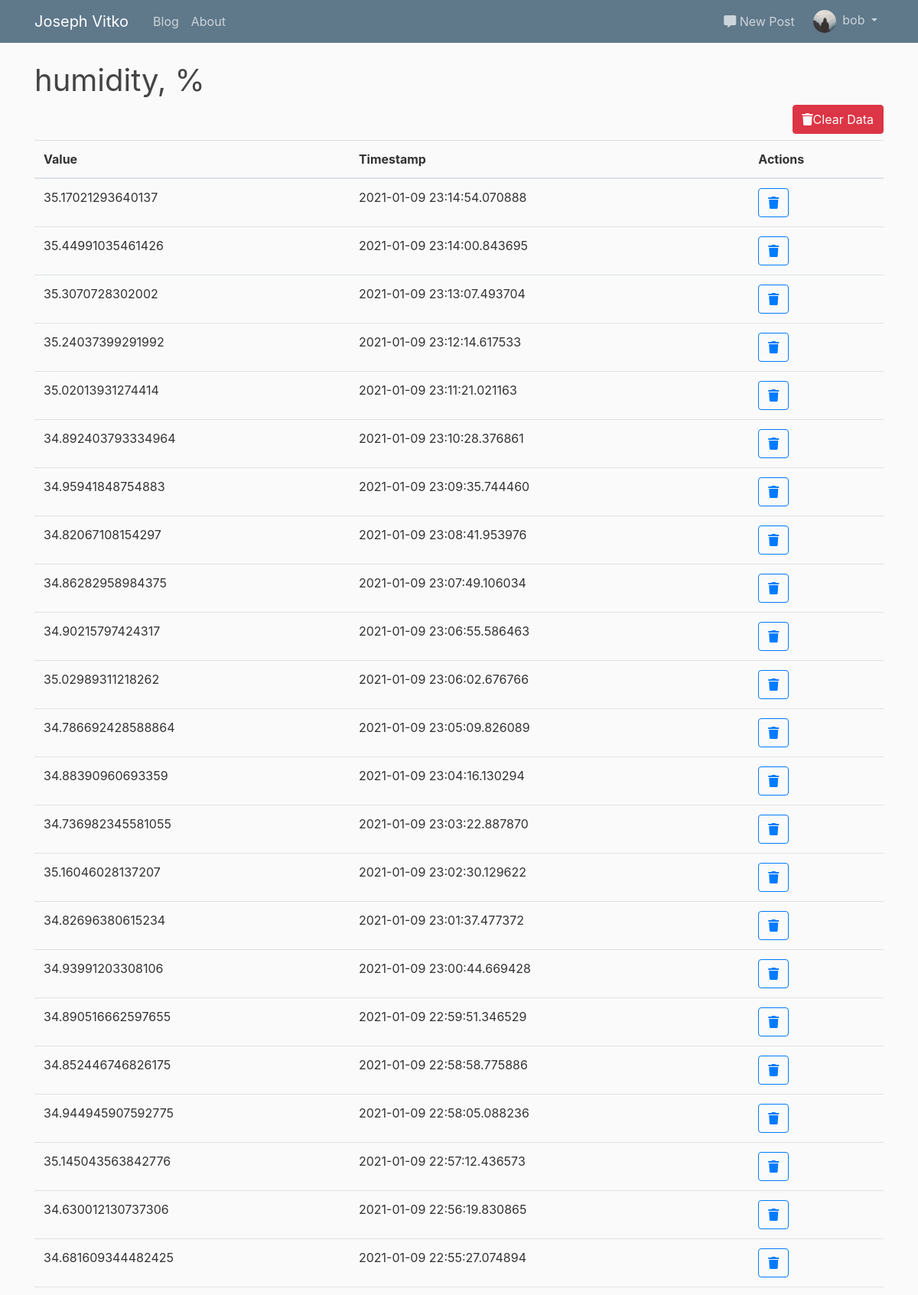
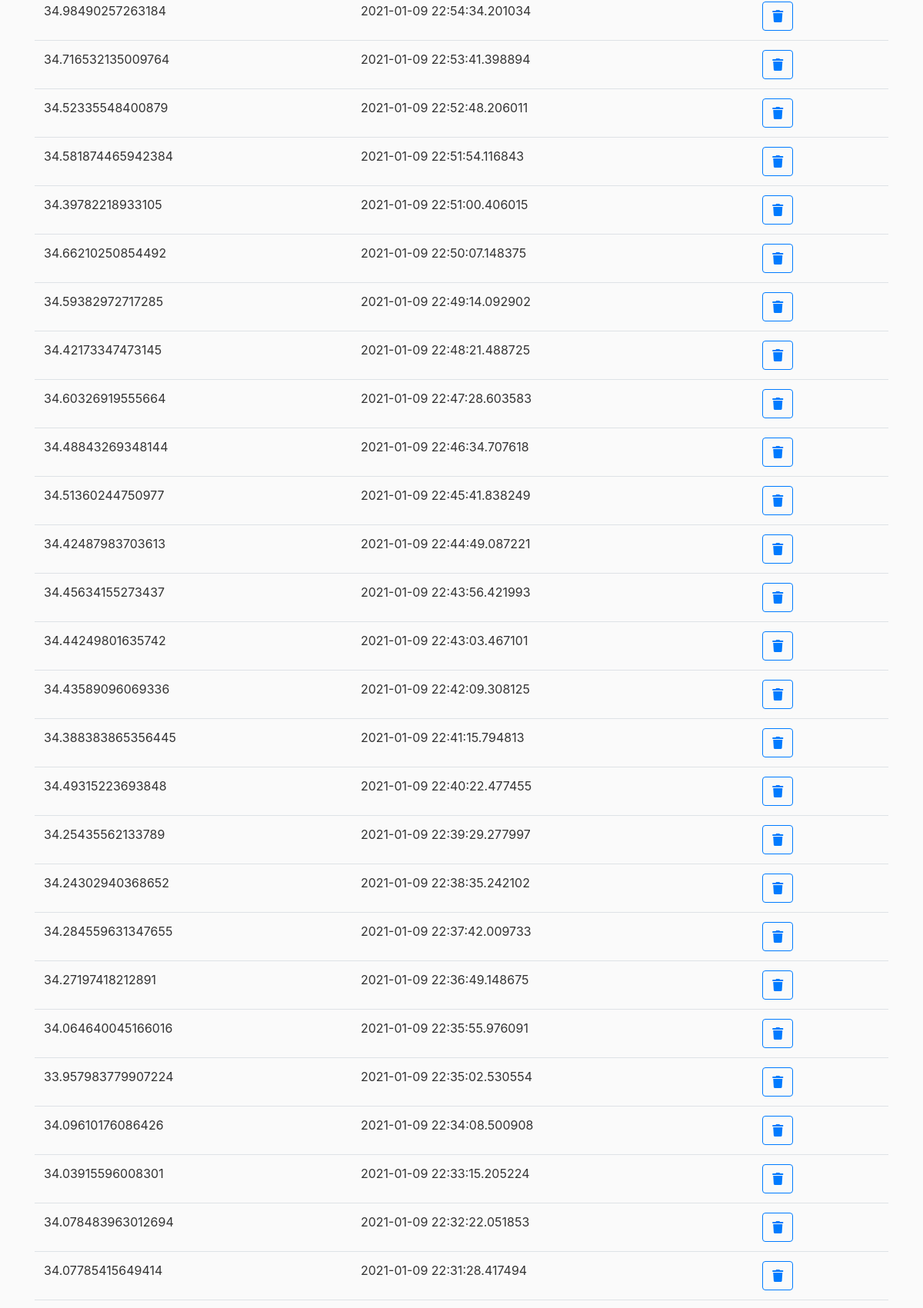
Screenshot of /admin/sensors/humidity (signed in, upper part) with the database file from the repository (2 pictures, top to bottom).
### flaskblog/models.py (models this page shows, shortened)
class User(db.Model, UserMixin):
    id = db.Column(db.Integer, primary_key=True)
    username = db.Column(db.String(20), unique=True, nullable=False)
    email = db.Column(db.String(120), unique=True, nullable=False)
    image_file = db.Column(db.String(20), nullable=False, default='default.jpg')
    password = db.Column(db.String(60), nullable=False)
    posts = db.relationship('Post', backref='author', lazy=True)
    roles = db.relationship('Role', secondary='user_roles')

### flaskblog/weather_data/models.py (models this page shows)
class Sensor(db.Model):
    id = db.Column(db.Integer(), primary_key=True)
    name = db.Column(db.String(50), nullable=False)
    unit = db.Column(db.String(50), nullable=True)
    data = db.relationship('Data', backref='recorded_by', lazy=True)
    def __repr__(self):
        return f"Sensor(''{self.id}', '{self.name}')"

### flaskblog/admin/routes.py (the view)
@admin.route('/admin/sensors/<string:sensor>')
@admin_permission.require(http_exception=403)
def getsensordata(sensor):
    sensor = Sensor.query.filter_by(name=sensor).first()
    data = Data.query.filter_by(sensor_id=sensor.id).order_by(Data.date_recorded.desc()).paginate(per_page=250)
    page = request.args.get('page', 1, type=int)
    return render_template('admin_data_dashboard.html', data=data, sensor=sensor, page=page, page_context='admin.getsensordata')

### flaskblog/models.py (called while the page is built)
@login_manager.user_loader
def load_user(user_id):
    return User.query.get(int(user_id))

### flaskblog/templates/admin_data_dashboard.html (shortened to what this page needs)
{% extends "layout_admin.html" %}
{% block midsection %}
    <h1>{{ sensor.name }}, {{ sensor.unit }}</h1>
    <div class="float-right">
        <a role="button" class="btn btn-danger mb-2" href="{{ url_for('admin.clearsensordata', sensor=sensor.name) }}">
        <i class="fas fa-trash"></i>Clear Data
    </a>
    </div>
    <table class="table">
        <thead>
            <tr>
                <th>Value</th>
                <th>Timestamp</th>
                <th>Actions</th>
            </tr>
        </thead>
        <tbody>
            {% for datum in data.items %}
                <tr>
                    <td>{{ datum.value }}</td>
                    <td>{{ datum.date_recorded }}</td>
                    <td>
                        <a role="button" class="btn btn-outline-primary" data-toggle="tooltip" data-placement="bottom" title="Drop Sensor" href="{{ url_for('admin.deletesensordatum', sensor=sensor.name, id=datum.id) }}">
                            <i class="fas fa-trash"></i>
                        </a>
                    </td>
                </tr>
            {% endfor %}
        </tbody>
    </table>
{% endblock midsection %}

### flaskblog/templates/header.html (shortened to what this page needs)
<header class="site-header">
    <nav class="navbar navbar-expand-md navbar-dark bg-steel fixed-top">
        <div class="container">
            <a class="navbar-brand mr-4" href="/">Joseph Vitko</a>
            <div class="collapse navbar-collapse" id="navbarToggleMain">
                <div class="navbar-nav mr-auto">
                  <a class="nav-item nav-link" href="{{ url_for('main.blog') }}">Blog</a>
                  <a class="nav-item nav-link" href="{{ url_for('main.about') }}">About</a>
                </div>
            </div>
            {% if current_user.is_authenticated %}
                <div class="collapse navbar-collapse justify-content-end">
                    <div class="navbar-nav">
                        <div class="collapse navbar-collapse newpost" id="navbarTogglePost">
                            <a class="nav-item nav-link postlink nav-dropdown" href="{{ url_for('posts.new_post') }}"><i class="fas fa-comment-alt"></i> New Post</a>
                        </div>
                        <div class="collapse navbar-collapse" id="navbarToggleUser">
                            <li class="nav-item dropdown">
                                <a class="nav-link dropdown-toggle userlink nav-dropdown" href="#" id="navbarDropdownMenuLink" role="button" data-toggle="dropdown" aria-haspopup="true" aria-expanded="false">
                                    <div class="avatar-img-container">
                                        <img src="{{ url_for('static', filename='profile_pics/' + current_user.image_file) }}" class="rounded-circle avatar-img">
                                    </div>
                                    <span class="nav-text avatar-header">{{ current_user.username }}</span>
                                </a>
                            </li>
                        </div>
                    </div>
                </div>
            {% endif %}
        </div>
    </nav>
</header>

### flaskblog/static/main.css (style rules this page uses)
body { background: #fafafa; color: #333333; margin-top: 5rem; }
h1, h2, h3, h4, h5, h6 { color: #444444; font-weight: 400; }
.bg-steel { background-color: #5f788a; }
.site-header .navbar-nav .nav-link { color: #cbd5db; }
.avatar-img-container { width: 30px; height: auto; display: inline-block; }
.avatar-img { width: 100%; height: auto; }
.avatar-header { margin-left: 4px; }
.newpost { margin-right: 8px; }
.userlink { padding-top: 0; padding-bottom: 0; vertical-align: middle; padding-right: 0; }
.postlink { padding-top: 0; padding-bottom: 0; vertical-align: middle; }

### rows the page displays
User: image_file (placeholder picture), username "bob"
Sensor: name "humidity", unit "%"

### other values shown
{{ datum.value }} "35.17021293640137" "35.44991035461426" "35.3070728302002" "35.24037399291992" "35.02013931274414" "34.892403793334964" "34.95941848754883" "34.82067108154297" "34.86282958984375" "34.90215797424317" "35.02989311218262" "34.786692428588864" "34.88390960693359" "34.736982345581055" "35.16046028137207" "34.82696380615234" "34.93991203308106" "34.890516662597655" "34.852446746826175" "34.944945907592775" "35.145043563842776" "34.630012130737306" "34.681609344482425" "34.98490257263184" "34.716532135009764" "34.52335548400879" "34.581874465942384" "34.39782218933105" "34.66210250854492" "34.59382972717285" "34.42173347473145" "34.60326919555664" "34.48843269348144" "34.51360244750977" "34.42487983703613" "34.45634155273437" "34.44249801635742" "34.43589096069336" "34.388383865356445" "34.49315223693848" "34.25435562133789" "34.24302940368652" "34.284559631347655" "34.27197418212891" "34.064640045166016" "33.957983779907224" "34.09610176086426" "34.03915596008301" "34.078483963012694" "34.07785415649414"
{{ datum.date_recorded }} "2021-01-09 23:14:54.070888" "2021-01-09 23:14:00.843695" "2021-01-09 23:13:07.493704" "2021-01-09 23:12:14.617533" "2021-01-09 23:11:21.021163" "2021-01-09 23:10:28.376861" "2021-01-09 23:09:35.744460" "2021-01-09 23:08:41.953976" "2021-01-09 23:07:49.106034" "2021-01-09 23:06:55.586463" "2021-01-09 23:06:02.676766" "2021-01-09 23:05:09.826089" "2021-01-09 23:04:16.130294" "2021-01-09 23:03:22.887870" "2021-01-09 23:02:30.129622" "2021-01-09 23:01:37.477372" "2021-01-09 23:00:44.669428" "2021-01-09 22:59:51.346529" "2021-01-09 22:58:58.775886" "2021-01-09 22:58:05.088236" "2021-01-09 22:57:12.436573" "2021-01-09 22:56:19.830865" "2021-01-09 22:55:27.074894" "2021-01-09 22:54:34.201034" "2021-01-09 22:53:41.398894" "2021-01-09 22:52:48.206011" "2021-01-09 22:51:54.116843" "2021-01-09 22:51:00.406015" "2021-01-09 22:50:07.148375" "2021-01-09 22:49:14.092902" "2021-01-09 22:48:21.488725" "2021-01-09 22:47:28.603583" "2021-01-09 22:46:34.707618" "2021-01-09 22:45:41.838249" "2021-01-09 22:44:49.087221" "2021-01-09 22:43:56.421993" "2021-01-09 22:43:03.467101" "2021-01-09 22:42:09.308125" "2021-01-09 22:41:15.794813" "2021-01-09 22:40:22.477455" "2021-01-09 22:39:29.277997" "2021-01-09 22:38:35.242102" "2021-01-09 22:37:42.009733" "2021-01-09 22:36:49.148675" "2021-01-09 22:35:55.976091" "2021-01-09 22:35:02.530554" "2021-01-09 22:34:08.500908" "2021-01-09 22:33:15.205224" "2021-01-09 22:32:22.051853" "2021-01-09 22:31:28.417494"
